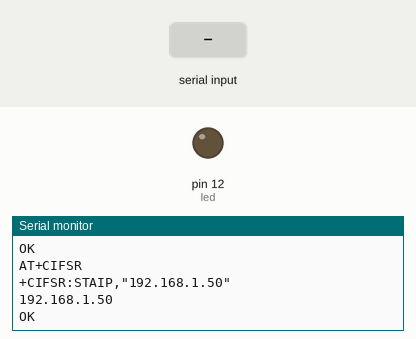
Simulated run of this sketch. Board: Arduino Mega 2560, built with avr-gcc and run on an emulated ATmega2560. Parts: output pins drawn as LEDs (lit = HIGH), the last lines printed to the serial monitor. The test bench sets the inputs (shaded band). The modem accepts every AT command (registered, SIM ready, sends succeed) and sends nothing else.

Above: at 5.2 s.
5.3 s: "1" received over the second serial link
At 6.3 s:
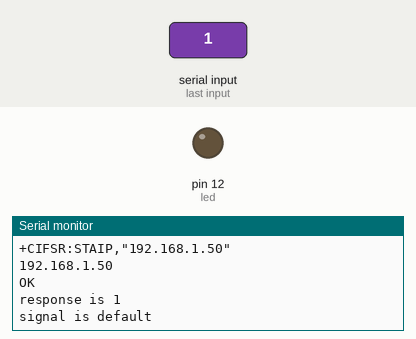
7.3 s: "$" received over the second serial link
At 9.0 s:
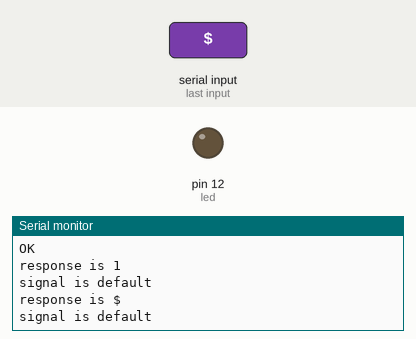

The sketch:

wifi_galileo.ino
```cpp
//#include <SoftwareSerial.h>
#define DEBUG true

char data;
int led = 12;
//SoftwareSerial esp(10,11); //rx = 10 ; tx = 11;
String response;

void setup() {
  // put your setup code here, to run once:
  Serial.begin(9600);
  Serial.setTimeout(500);
  Serial1.begin(9600);
  Serial1.setTimeout(500);
  pinMode(led, OUTPUT);

  sendCommand("AT+CWSAP=\"Arduino\",\"password\",3,0\r\n", 1000, DEBUG);
  sendCommand("AT+CIPMUX=1\r\n", 1000, DEBUG);
  sendCommand("AT+CIPSERVER=1,80\r\n", 1000, DEBUG);
  sendCommand("AT+CIFSR\r\n", 1000, DEBUG);
}

void loop() {
  // put your main code here, to run repeatedly:
  String command = readCommand();
  if(command != "")
  {
    sendCommand(command, 2000, DEBUG);
  }

  if(Serial1.available())
  {
   String sig = readSignal(DEBUG);
    if(sig == "1")
    {
      digitalWrite(led, HIGH);
    }
    else if(sig == "2")
    {
      digitalWrite(led, LOW);
    }
  }
}

String readSignal(boolean debug)
{
  String sig = "default";
  String response = Serial1.readString();

  int st_pos = response.indexOf(',');
  int end_pos = response.indexOf(',', st_pos+1);
  String conn_id = response.substring(st_pos+1, end_pos);

  int pos = response.indexOf(':');
  if(conn_id == "0" && pos != -1){
    sig = response.substring(pos+1);
  }
  sig.trim();
  if(debug)
  {
    Serial.println("response is "+response);
    Serial.println("signal is "+sig);
  }
  return sig;
}

String readCommand()
{
    String command = "";
    char c;

  while(Serial.available())
      {
        c = Serial.read(); // read the next character.
        if (c == '$')
        {
          break;
        }
        command+=c;
        delay(500);
      }
    return command;
}

String sendCommand(String command, const int timeout, boolean debug)
{
  Serial.println(command);
    String response = "";
    Serial1.println(command); // send the read character to the esp8266

    long int time = millis();

    while( (time+timeout) > millis())
    {
      while(Serial1.available())
      {

        // The esp has data so display its output to the serial window
        char c = Serial1.read(); // read the next character.
        response+=c;
      }
    }

    if(debug)
    {
      Serial.print(response);
    }

    return response;
}
```

Measured:
- after the input at 5.3 s, the serial monitor: prints a new line after 0.50 s (image 1)
- after the input at 7.3 s, the serial monitor: prints a new line after 0.50 s (image 2)
